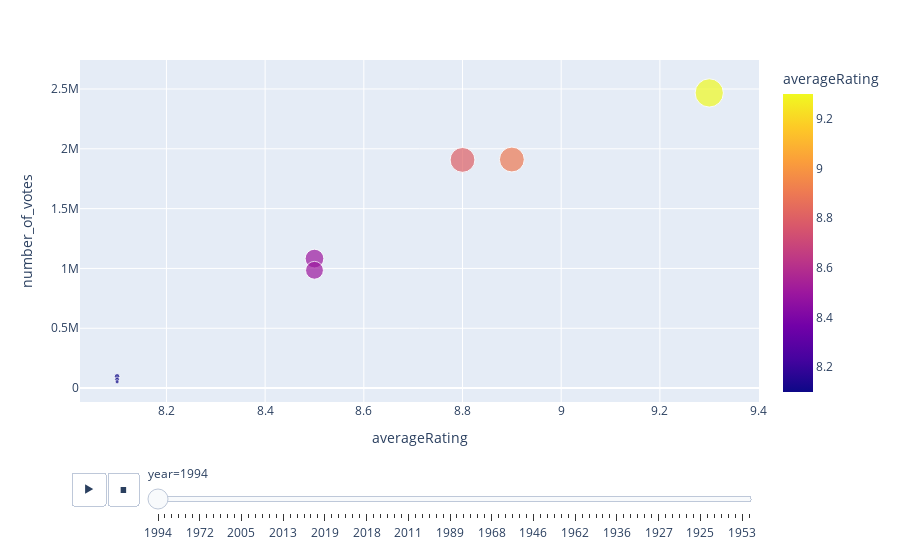

The notebook cell saved with this chart:
### Code cell
px.scatter(df, x="averageRating", y="number_of_votes",animation_frame="year", size="number_of_votes", color="averageRating")

### Figure 1 — Plotly figure (JSON) as saved in the notebook; plotly's stock layout.template omitted (floating-point values rounded to 4 significant figures)
{"data": [{"hovertemplate": "year=1994<br>averageRating=%{marker.color}<br>number_of_votes=%{marker.size}<extra></extra>", "legendgroup": "", "marker": {"color": [9.3, 8.9, 8.8, 8.5, 8.5, 8.1, 8.1, 8.1], "coloraxis": "coloraxis", "size": [2467229, 1910475, 1907240, 1082512, 984648, 98005, 71756, 51734], "sizemode": "area", "sizeref": 6168.0, "symbol": "circle"}, "mode": "markers", "name": "", "orientation": "v", "showlegend": false, "type": "scatter", "x": [9.3, 8.9, 8.8, 8.5, 8.5, 8.1, 8.1, 8.1], "xaxis": "x", "y": [2467229, 1910475, 1907240, 1082512, 984648, 98005, 71756, 51734], "yaxis": "y"}], "layout": {"coloraxis": {"colorbar": {"title": {"text": "averageRating"}}, "colorscale": [[0, "#0d0887"], [0.1111, "#46039f"], [0.2222, "#7201a8"], [0.3333, "#9c179e"], [0.4444, "#bd3786"], [0.5556, "#d8576b"], [0.6667, "#ed7953"], [0.7778, "#fb9f3a"], [0.8889, "#fdca26"], [1, "#f0f921"]]}, "legend": {"itemsizing": "constant", "tracegroupgap": 0}, "margin": {"t": 60}, "sliders": [{"active": 0, "currentvalue": {"prefix": "year="}, "len": 0.9, "pad": {"b": 10, "t": 60}, "steps": [{"args": [["1994"], {"frame": {"duration": 0, "redraw": false}, "fromcurrent": true, "mode": "immediate", "transition": {"duration": 0, "easing": "linear"}}], "label": "1994", "method": "animate"}, {"args": [["2008"], {"frame": {"duration": 0, "redraw": false}, "fromcurrent": true, "mode": "immediate", "transition": {"duration": 0, "easing": "linear"}}], "label": "2008", "method": "animate"}, {"args": [["2010"], {"frame": {"duration": 0, "redraw": false}, "fromcurrent": true, "mode": "immediate", "transition": {"duration": 0, "easing": "linear"}}], "label": "2010", "method": "animate"}, {"args": [["1999"], {"frame": {"duration": 0, "redraw": false}, "fromcurrent": true, "mode": "immediate", "transition": {"duration": 0, "easing": "linear"}}], "label": "1999", "method": "animate"}, {"args": [["2001"], {"frame": {"duration": 0, "redraw": false}, "fromcurrent": true, "mode": "immediate", "transition": {"duration": 0, "easing": "linear"}}], "label": "2001", "method": "animate"}, {"args": [["2003"], {"frame": {"duration": 0, "redraw": false}, "fromcurrent": true, "mode": "immediate", "transition": {"duration": 0, "easing": "linear"}}], "label": "2003", "method": "animate"}, {"args": [["1972"], {"frame": {"duration": 0, "redraw": false}, "fromcurrent": true, "mode": "immediate", "transition": {"duration": 0, "easing": "linear"}}], "label": "1972", "method": "animate"}, {"args": [["2014"], {"frame": {"duration": 0, "redraw": false}, "fromcurrent": true, "mode": "immediate", "transition": {"duration": 0, "easing": "linear"}}], "label": "2014", "method": "animate"}, {"args": [["2012"], {"frame": {"duration": 0, "redraw": false}, "fromcurrent": true, "mode": "immediate", "transition": {"duration": 0, "easing": "linear"}}], "label": "2012", "method": "animate"}, {"args": [["2002"], {"frame": {"duration": 0, "redraw": false}, "fromcurrent": true, "mode": "immediate", "transition": {"duration": 0, "easing": "linear"}}], "label": "2002", "method": "animate"}, {"args": [["1995"], {"frame": {"duration": 0, "redraw": false}, "fromcurrent": true, "mode": "immediate", "transition": {"duration": 0, "easing": "linear"}}], "label": "1995", "method": "animate"}, {"args": [["2000"], {"frame": {"duration": 0, "redraw": false}, "fromcurrent": true, "mode": "immediate", "transition": {"duration": 0, "easing": "linear"}}], "label": "2000", "method": "animate"}, {"args": [["2005"], {"frame": {"duration": 0, "redraw": false}, "fromcurrent": true, "mode": "immediate", "transition": {"duration": 0, "easing": "linear"}}], "label": "2005", "method": "animate"}, {"args": [["2009"], {"frame": {"duration": 0, "redraw": false}, "fromcurrent": true, "mode": "immediate", "transition": {"duration": 0, "easing": "linear"}}], "label": "2009", "method": "animate"}, {"args": [["1991"], {"frame": {"duration": 0, "redraw": false}, "fromcurrent": true, "mode": "immediate", "transition": {"duration": 0, "easing": "linear"}}], "label": "1991", "method": "animate"}, {"args": [["1998"], {"frame": {"duration": 0, "redraw": false}, "fromcurrent": true, "mode": "immediate", "transition": {"duration": 0, "easing": "linear"}}], "label": "1998", "method": "animate"}, {"args": [["1977"], {"frame": {"duration": 0, "redraw": false}, "fromcurrent": true, "mode": "immediate", "transition": {"duration": 0, "easing": "linear"}}], "label": "1977", "method": "animate"}, {"args": [["1993"], {"frame": {"duration": 0, "redraw": false}, "fromcurrent": true, "mode": "immediate", "transition": {"duration": 0, "easing": "linear"}}], "label": "1993", "method": "animate"}, {"args": [["2013"], {"frame": {"duration": 0, "redraw": false}, "fromcurrent": true, "mode": "immediate", "transition": {"duration": 0, "easing": "linear"}}], "label": "2013", "method": "animate"}, {"args": [["2006"], {"frame": {"duration": 0, "redraw": false}, "fromcurrent": true, "mode": "immediate", "transition": {"duration": 0, "easing": "linear"}}], "label": "2006", "method": "animate"}, {"args": [["1980"], {"frame": {"duration": 0, "redraw": false}, "fromcurrent": true, "mode": "immediate", "transition": {"duration": 0, "easing": "linear"}}], "label": "1980", "method": "animate"}, {"args": [["1974"], {"frame": {"duration": 0, "redraw": false}, "fromcurrent": true, "mode": "immediate", "transition": {"duration": 0, "easing": "linear"}}], "label": "1974", "method": "animate"}, {"args": [["1985"], {"frame": {"duration": 0, "redraw": false}, "fromcurrent": true, "mode": "immediate", "transition": {"duration": 0, "easing": "linear"}}], "label": "1985", "method": "animate"}, {"args": [["1990"], {"frame": {"duration": 0, "redraw": false}, "fromcurrent": true, "mode": "immediate", "transition": {"duration": 0, "easing": "linear"}}], "label": "1990", "method": "animate"}, {"args": [["2019"], {"frame": {"duration": 0, "redraw": false}, "fromcurrent": true, "mode": "immediate", "transition": {"duration": 0, "easing": "linear"}}], "label": "2019", "method": "animate"}, {"args": [["1983"], {"frame": {"duration": 0, "redraw": false}, "fromcurrent": true, "mode": "immediate", "transition": {"duration": 0, "easing": "linear"}}], "label": "1983", "method": "animate"}, {"args": [["1992"], {"frame": {"duration": 0, "redraw": false}, "fromcurrent": true, "mode": "immediate", "transition": {"duration": 0, "easing": "linear"}}], "label": "1992", "method": "animate"}, {"args": [["1975"], {"frame": {"duration": 0, "redraw": false}, "fromcurrent": true, "mode": "immediate", "transition": {"duration": 0, "easing": "linear"}}], "label": "1975", "method": "animate"}, {"args": [["2004"], {"frame": {"duration": 0, "redraw": false}, "fromcurrent": true, "mode": "immediate", "transition": {"duration": 0, "easing": "linear"}}], "label": "2004", "method": "animate"}, {"args": [["2015"], {"frame": {"duration": 0, "redraw": false}, "fromcurrent": true, "mode": "immediate", "transition": {"duration": 0, "easing": "linear"}}], "label": "2015", "method": "animate"}, {"args": [["2018"], {"frame": {"duration": 0, "redraw": false}, "fromcurrent": true, "mode": "immediate", "transition": {"duration": 0, "easing": "linear"}}], "label": "2018", "method": "animate"}, {"args": [["1981"], {"frame": {"duration": 0, "redraw": false}, "fromcurrent": true, "mode": "immediate", "transition": {"duration": 0, "easing": "linear"}}], "label": "1981", "method": "animate"}, {"args": [["2007"], {"frame": {"duration": 0, "redraw": false}, "fromcurrent": true, "mode": "immediate", "transition": {"duration": 0, "easing": "linear"}}], "label": "2007", "method": "animate"}, {"args": [["1997"], {"frame": {"duration": 0, "redraw": false}, "fromcurrent": true, "mode": "immediate", "transition": {"duration": 0, "easing": "linear"}}], "label": "1997", "method": "animate"}, {"args": [["1979"], {"frame": {"duration": 0, "redraw": false}, "fromcurrent": true, "mode": "immediate", "transition": {"duration": 0, "easing": "linear"}}], "label": "1979", "method": "animate"}, {"args": [["1988"], {"frame": {"duration": 0, "redraw": false}, "fromcurrent": true, "mode": "immediate", "transition": {"duration": 0, "easing": "linear"}}], "label": "1988", "method": "animate"}, {"args": [["2011"], {"frame": {"duration": 0, "redraw": false}, "fromcurrent": true, "mode": "immediate", "transition": {"duration": 0, "easing": "linear"}}], "label": "2011", "method": "animate"}, {"args": [["1971"], {"frame": {"duration": 0, "redraw": false}, "fromcurrent": true, "mode": "immediate", "transition": {"duration": 0, "easing": "linear"}}], "label": "1971", "method": "animate"}, {"args": [["1976"], {"frame": {"duration": 0, "redraw": false}, "fromcurrent": true, "mode": "immediate", "transition": {"duration": 0, "easing": "linear"}}], "label": "1976", "method": "animate"}, {"args": [["1957"], {"frame": {"duration": 0, "redraw": false}, "fromcurrent": true, "mode": "immediate", "transition": {"duration": 0, "easing": "linear"}}], "label": "1957", "method": "animate"}, {"args": [["1982"], {"frame": {"duration": 0, "redraw": false}, "fromcurrent": true, "mode": "immediate", "transition": {"duration": 0, "easing": "linear"}}], "label": "1982", "method": "animate"}, {"args": [["1966"], {"frame": {"duration": 0, "redraw": false}, "fromcurrent": true, "mode": "immediate", "transition": {"duration": 0, "easing": "linear"}}], "label": "1966", "method": "animate"}, {"args": [["1989"], {"frame": {"duration": 0, "redraw": false}, "fromcurrent": true, "mode": "immediate", "transition": {"duration": 0, "easing": "linear"}}], "label": "1989", "method": "animate"}, {"args": [["1987"], {"frame": {"duration": 0, "redraw": false}, "fromcurrent": true, "mode": "immediate", "transition": {"duration": 0, "easing": "linear"}}], "label": "1987", "method": "animate"}, {"args": [["2017"], {"frame": {"duration": 0, "redraw": false}, "fromcurrent": true, "mode": "immediate", "transition": {"duration": 0, "easing": "linear"}}], "label": "2017", "method": "animate"}, {"args": [["1986"], {"frame": {"duration": 0, "redraw": false}, "fromcurrent": true, "mode": "immediate", "transition": {"duration": 0, "easing": "linear"}}], "label": "1986", "method": "animate"}, {"args": [["1996"], {"frame": {"duration": 0, "redraw": false}, "fromcurrent": true, "mode": "immediate", "transition": {"duration": 0, "easing": "linear"}}], "label": "1996", "method": "animate"}, {"args": [["1960"], {"frame": {"duration": 0, "redraw": false}, "fromcurrent": true, "mode": "immediate", "transition": {"duration": 0, "easing": "linear"}}], "label": "1960", "method": "animate"}, {"args": [["1968"], {"frame": {"duration": 0, "redraw": false}, "fromcurrent": true, "mode": "immediate", "transition": {"duration": 0, "easing": "linear"}}], "label": "1968", "method": "animate"}, {"args": [["1942"], {"frame": {"duration": 0, "redraw": false}, "fromcurrent": true, "mode": "immediate", "transition": {"duration": 0, "easing": "linear"}}], "label": "1942", "method": "animate"}, {"args": [["2016"], {"frame": {"duration": 0, "redraw": false}, "fromcurrent": true, "mode": "immediate", "transition": {"duration": 0, "easing": "linear"}}], "label": "2016", "method": "animate"}, {"args": [["1964"], {"frame": {"duration": 0, "redraw": false}, "fromcurrent": true, "mode": "immediate", "transition": {"duration": 0, "easing": "linear"}}], "label": "1964", "method": "animate"}, {"args": [["1954"], {"frame": {"duration": 0, "redraw": false}, "fromcurrent": true, "mode": "immediate", "transition": {"duration": 0, "easing": "linear"}}], "label": "1954", "method": "animate"}, {"args": [["1941"], {"frame": {"duration": 0, "redraw": false}, "fromcurrent": true, "mode": "immediate", "transition": {"duration": 0, "easing": "linear"}}], "label": "1941", "method": "animate"}, {"args": [["1946"], {"frame": {"duration": 0, "redraw": false}, "fromcurrent": true, "mode": "immediate", "transition": {"duration": 0, "easing": "linear"}}], "label": "1946", "method": "animate"}, {"args": [["1984"], {"frame": {"duration": 0, "redraw": false}, "fromcurrent": true, "mode": "immediate", "transition": {"duration": 0, "easing": "linear"}}], "label": "1984", "method": "animate"}, {"args": [["1958"], {"frame": {"duration": 0, "redraw": false}, "fromcurrent": true, "mode": "immediate", "transition": {"duration": 0, "easing": "linear"}}], "label": "1958", "method": "animate"}, {"args": [["2021"], {"frame": {"duration": 0, "redraw": false}, "fromcurrent": true, "mode": "immediate", "transition": {"duration": 0, "easing": "linear"}}], "label": "2021", "method": "animate"}, {"args": [["1978"], {"frame": {"duration": 0, "redraw": false}, "fromcurrent": true, "mode": "immediate", "transition": {"duration": 0, "easing": "linear"}}], "label": "1978", "method": "animate"}, {"args": [["1959"], {"frame": {"duration": 0, "redraw": false}, "fromcurrent": true, "mode": "immediate", "transition": {"duration": 0, "easing": "linear"}}], "label": "1959", "method": "animate"}, {"args": [["1962"], {"frame": {"duration": 0, "redraw": false}, "fromcurrent": true, "mode": "immediate", "transition": {"duration": 0, "easing": "linear"}}], "label": "1962", "method": "animate"}, {"args": [["1939"], {"frame": {"duration": 0, "redraw": false}, "fromcurrent": true, "mode": "immediate", "transition": {"duration": 0, "easing": "linear"}}], "label": "1939", "method": "animate"}, {"args": [["2020"], {"frame": {"duration": 0, "redraw": false}, "fromcurrent": true, "mode": "immediate", "transition": {"duration": 0, "easing": "linear"}}], "label": "2020", "method": "animate"}, {"args": [["1973"], {"frame": {"duration": 0, "redraw": false}, "fromcurrent": true, "mode": "immediate", "transition": {"duration": 0, "easing": "linear"}}], "label": "1973", "method": "animate"}, {"args": [["1965"], {"frame": {"duration": 0, "redraw": false}, "fromcurrent": true, "mode": "immediate", "transition": {"duration": 0, "easing": "linear"}}], "label": "1965", "method": "animate"}, {"args": [["1963"], {"frame": {"duration": 0, "redraw": false}, "fromcurrent": true, "mode": "immediate", "transition": {"duration": 0, "easing": "linear"}}], "label": "1963", "method": "animate"}, {"args": [["1936"], {"frame": {"duration": 0, "redraw": false}, "fromcurrent": true, "mode": "immediate", "transition": {"duration": 0, "easing": "linear"}}], "label": "1936", "method": "animate"}, {"args": [["1952"], {"frame": {"duration": 0, "redraw": false}, "fromcurrent": true, "mode": "immediate", "transition": {"duration": 0, "easing": "linear"}}], "label": "1952", "method": "animate"}, {"args": [["1940"], {"frame": {"duration": 0, "redraw": false}, "fromcurrent": true, "mode": "immediate", "transition": {"duration": 0, "easing": "linear"}}], "label": "1940", "method": "animate"}, {"args": [["1950"], {"frame": {"duration": 0, "redraw": false}, "fromcurrent": true, "mode": "immediate", "transition": {"duration": 0, "easing": "linear"}}], "label": "1950", "method": "animate"}, {"args": [["1931"], {"frame": {"duration": 0, "redraw": false}, "fromcurrent": true, "mode": "immediate", "transition": {"duration": 0, "easing": "linear"}}], "label": "1931", "method": "animate"}, {"args": [["1967"], {"frame": {"duration": 0, "redraw": false}, "fromcurrent": true, "mode": "immediate", "transition": {"duration": 0, "easing": "linear"}}], "label": "1967", "method": "animate"}, {"args": [["1927"], {"frame": {"duration": 0, "redraw": false}, "fromcurrent": true, "mode": "immediate", "transition": {"duration": 0, "easing": "linear"}}], "label": "1927", "method": "animate"}, {"args": [["1949"], {"frame": {"duration": 0, "redraw": false}, "fromcurrent": true, "mode": "immediate", "transition": {"duration": 0, "easing": "linear"}}], "label": "1949", "method": "animate"}, {"args": [["1948"], {"frame": {"duration": 0, "redraw": false}, "fromcurrent": true, "mode": "immediate", "transition": {"duration": 0, "easing": "linear"}}], "label": "1948", "method": "animate"}, {"args": [["1944"], {"frame": {"duration": 0, "redraw": false}, "fromcurrent": true, "mode": "immediate", "transition": {"duration": 0, "easing": "linear"}}], "label": "1944", "method": "animate"}, {"args": [["1921"], {"frame": {"duration": 0, "redraw": false}, "fromcurrent": true, "mode": "immediate", "transition": {"duration": 0, "easing": "linear"}}], "label": "1921", "method": "animate"}, {"args": [["1961"], {"frame": {"duration": 0, "redraw": false}, "fromcurrent": true, "mode": "immediate", "transition": {"duration": 0, "easing": "linear"}}], "label": "1961", "method": "animate"}, {"args": [["1925"], {"frame": {"duration": 0, "redraw": false}, "fromcurrent": true, "mode": "immediate", "transition": {"duration": 0, "easing": "linear"}}], "label": "1925", "method": "animate"}, {"args": [["1934"], {"frame": {"duration": 0, "redraw": false}, "fromcurrent": true, "mode": "immediate", "transition": {"duration": 0, "easing": "linear"}}], "label": "1934", "method": "animate"}, {"args": [["1926"], {"frame": {"duration": 0, "redraw": false}, "fromcurrent": true, "mode": "immediate", "transition": {"duration": 0, "easing": "linear"}}], "label": "1926", "method": "animate"}, {"args": [["1955"], {"frame": {"duration": 0, "redraw": false}, "fromcurrent": true, "mode": "immediate", "transition": {"duration": 0, "easing": "linear"}}], "label": "1955", "method": "animate"}, {"args": [["1920"], {"frame": {"duration": 0, "redraw": false}, "fromcurrent": true, "mode": "immediate", "transition": {"duration": 0, "easing": "linear"}}], "label": "1920", "method": "animate"}, {"args": [["1930"], {"frame": {"duration": 0, "redraw": false}, "fromcurrent": true, "mode": "immediate", "transition": {"duration": 0, "easing": "linear"}}], "label": "1930", "method": "animate"}, {"args": [["1953"], {"frame": {"duration": 0, "redraw": false}, "fromcurrent": true, "mode": "immediate", "transition": {"duration": 0, "easing": "linear"}}], "label": "1953", "method": "animate"}, {"args": [["1928"], {"frame": {"duration": 0, "redraw": false}, "fromcurrent": true, "mode": "immediate", "transition": {"duration": 0, "easing": "linear"}}], "label": "1928", "method": "animate"}], "x": 0.1, "xanchor": "left", "y": 0, "yanchor": "top"}], "updatemenus": [{"buttons": [{"args": [null, {"frame": {"duration": 500, "redraw": false}, "fromcurrent": true, "mode": "immediate", "transition": {"duration": 500, "easing": "linear"}}], "label": "&#9654;", "method": "animate"}, {"args": [[null], {"frame": {"duration": 0, "redraw": false}, "fromcurrent": true, "mode": "immediate", "transition": {"duration": 0, "easing": "linear"}}], "label": "&#9724;", "method": "animate"}], "direction": "left", "pad": {"r": 10, "t": 70}, "showactive": false, "type": "buttons", "x": 0.1, "xanchor": "right", "y": 0, "yanchor": "top"}], "xaxis": {"anchor": "y", "domain": [0, 1], "title": {"text": "averageRating"}}, "yaxis": {"anchor": "x", "domain": [0, 1], "title": {"text": "number_of_votes"}}}}
